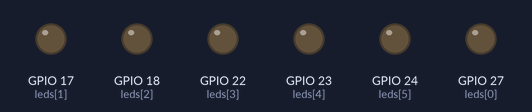
A program run on a simulated Raspberry Pi (BCM pin numbers). On the bench: output pins drawn as LEDs (lit = HIGH).

Above: at 0.02 s.
At 3.74 s:
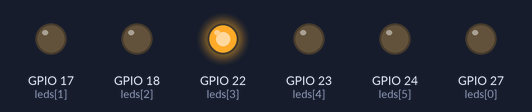
At 5.56 s:
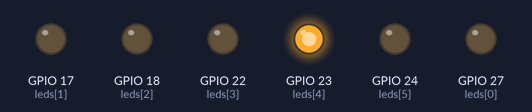
At 6.73 s:
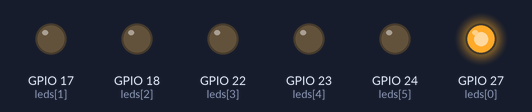
At 10.08 s:
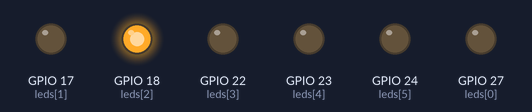
At 13.48 s:
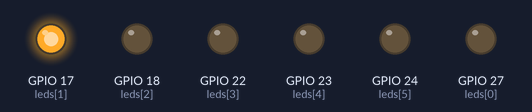
Timing chart, 0 to 13.8 s (numbered marks = the images above):
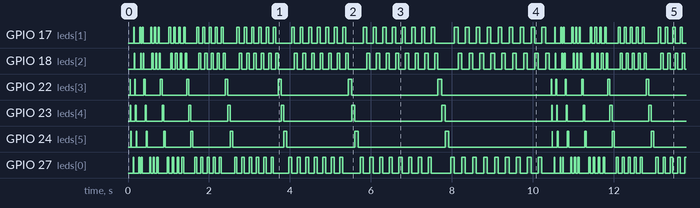

Measured:
- by itself, GPIO 17 (leds[1]), GPIO 18 (leds[2]), GPIO 27 (leds[0]): moves between LOW and HIGH, repeating every 10.4 s
- by itself, GPIO 22 (leds[3]): repeats every 10.4 s: LOW 0.10 s, HIGH 0.02 s, LOW 0.21 s, HIGH 0.03 s, LOW 0.38 s, HIGH 0.04 s, LOW 0.61 s, HIGH 0.05 s, LOW 0.90 s, HIGH 0.06 s, LOW 1.3 s, HIGH 0.07 s, LOW 1.7 s, HIGH 0.08 s, LOW 2.1 s, HIGH 0.09 s, LOW 2.7 s, HIGH 0.01 s
- by itself, GPIO 23 (leds[4]): repeats every 10.4 s: LOW 0.11 s, HIGH 0.02 s, LOW 0.22 s, HIGH 0.03 s, LOW 0.39 s, HIGH 0.04 s, LOW 0.62 s, HIGH 0.05 s, LOW 0.91 s, HIGH 0.06 s, LOW 1.3 s, HIGH 0.07 s, LOW 1.7 s, HIGH 0.08 s, LOW 2.1 s, HIGH 0.09 s, LOW 2.6 s, HIGH 0.01 s

The program:

test.py
```python
import RPi.GPIO as GPIO  # import RPi.GPIO module
from time import sleep  # lets us have a delay
import argparse

GPIO.setmode(GPIO.BCM)  # choose BCM or BOARD
GPIO.setwarnings(False)
# parser = argparse.ArgumentParser(description = 'Add a little color to your life.')
# parser.add_argument('color', metavar='color', type=str, nargs=1,
#                    help='A color value of red, green, blue, or off.')
# args = parser.parse_args()
# GPIO.setup(int(args.color[0]), GPIO.OUT, initial=0)  # set GPIO24 as an output
# GPIO.output(int(args.color[0]), 1)
# sleep(1)
#
# GPIO.cleanup()

try:
    # leds = [2, 3, 4, 17, 27, 22, 10, 9, 11, 5, 6, 13, 19, 26, 14, 15, 18, 23, 24, 25, 8, 7, 12, 16, 20, 21]
    leds = [27, 17, 18, 22, 23, 24]
    leds2 = [22, 23, 24]
    leds3 = [27, 17, 18]
    for i in leds:
        GPIO.setup(i, GPIO.OUT, initial=0)

    while True: # set GPIO24 as an output
        for a in range(10):
            for j in leds2:
                GPIO.output(j, 1)  # set GPIO24 to 1/GPIO.HIGH/True
                sleep(float(f"0.0{a}"))
                GPIO.output(j, 0)  # set GPIO24 to 0/GPIO.LOW/Fals
            sleep(.05)
            for b in range(a):
                for k in leds3:
                    GPIO.output(k, 1)
                    sleep(float(f"0.0{a}"))
                    GPIO.output(k, 0)

        #for l in leds:
         #   GPIO.output(l, 1)
          #  sleep(.005)
           # GPIO.output(l, 0)


#leds.reverse()
        #for k in leds:
         #   GPIO.output(k, 0)  # set GPIO24 to 0/GPIO.LOW/False
         #   sleep(.5)
         #   GPIO.output(k, 1)  # set GPIO24 to 1/GPIO.HIGH/True

except KeyboardInterrupt:  # trap a CTRL+C keyboard interrupt
    GPIO.cleanup()
```
